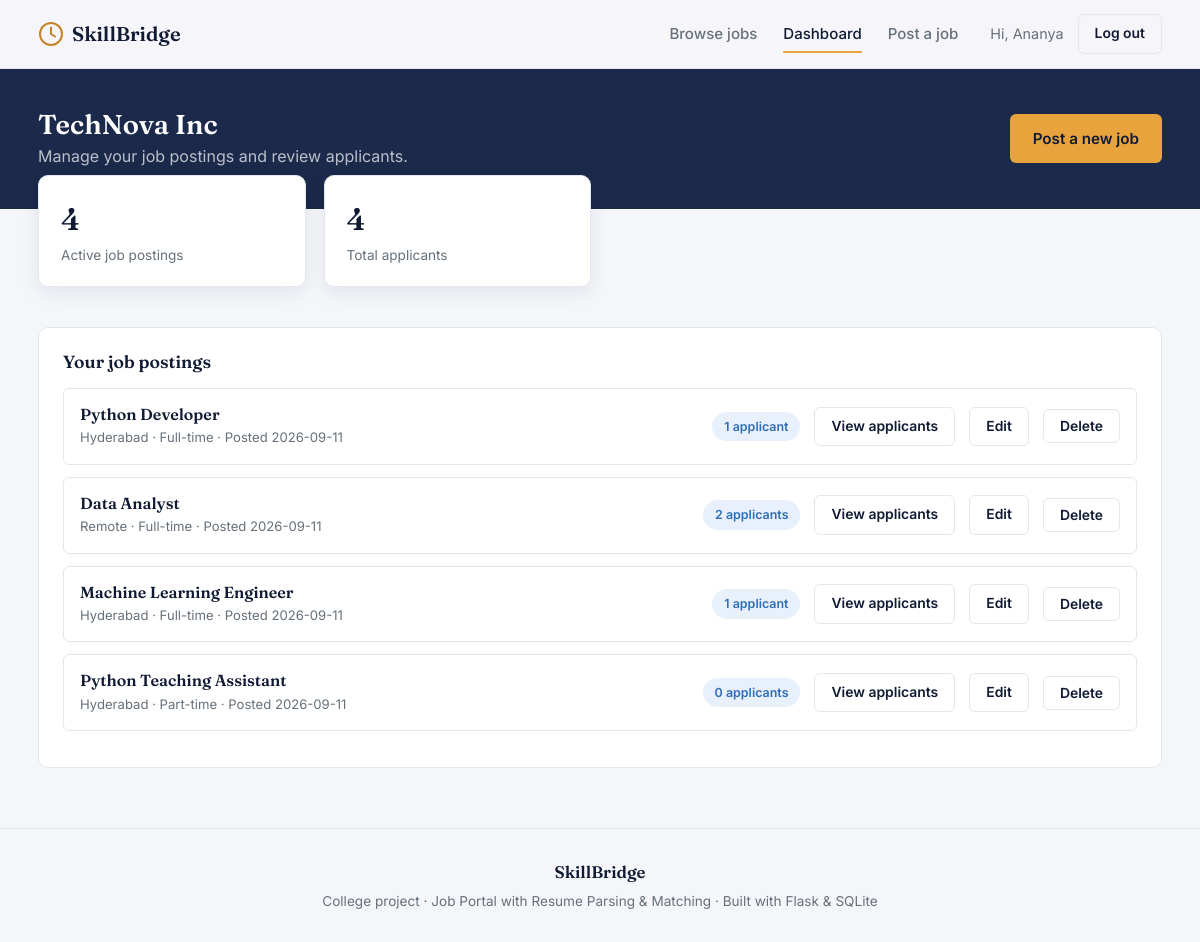
The page /recruiter/dashboard (signed in) on the database its author committed.
### tables this page shows
CREATE TABLE users (
    user_id       INTEGER PRIMARY KEY AUTOINCREMENT,
    name          TEXT NOT NULL,
    email         TEXT NOT NULL UNIQUE,
    password_hash TEXT NOT NULL,
    role          TEXT NOT NULL CHECK (role IN ('jobseeker', 'recruiter')),
    company_name  TEXT,                       -- only used for recruiters
    phone         TEXT,
    created_at    TIMESTAMP DEFAULT CURRENT_TIMESTAMP
);

CREATE TABLE jobs (
    job_id           INTEGER PRIMARY KEY AUTOINCREMENT,
    recruiter_id     INTEGER NOT NULL,
    title            TEXT NOT NULL,
    company          TEXT NOT NULL,
    location         TEXT NOT NULL,
    job_type         TEXT NOT NULL CHECK (job_type IN ('Full-time','Part-time','Internship','Remote')),
    salary_range     TEXT,
    description      TEXT NOT NULL,
    skills_required  TEXT NOT NULL,            -- comma-separated
    posted_at        TIMESTAMP DEFAULT CURRENT_TIMESTAMP,
    FOREIGN KEY (recruiter_id) REFERENCES users(user_id) ON DELETE CASCADE
);

### app.py (the view)
@app.route(
    "/recruiter/dashboard"
)
@login_required(
    role="recruiter"
)
def recruiter_dashboard():
    user = current_user()
    conn = get_db()
    my_jobs = conn.execute(
        """
        SELECT
            j.*,
            COUNT(a.application_id)
            AS applicant_count
        FROM jobs j
        LEFT JOIN applications a
            ON a.job_id = j.job_id
        WHERE j.recruiter_id = ?
        GROUP BY j.job_id
        ORDER BY j.posted_at DESC
        """,
        (
            user["user_id"],
        )
    ).fetchall()
    total_applicants = conn.execute(
        """
        SELECT COUNT(*) AS c
        FROM applications a
        JOIN jobs j
            ON a.job_id = j.job_id
        WHERE j.recruiter_id = ?
        """,
        (
            user["user_id"],
        )
    ).fetchone()["c"]
    conn.close()
    return render_template(
        "recruiter_dashboard.html",
        jobs=my_jobs,
        total_applicants=total_applicants
    )

### app.py (called while the page is built, shortened)
def get_db():
    conn = sqlite3.connect(DATABASE)
    conn.row_factory = sqlite3.Row
    conn.execute(
        "PRAGMA foreign_keys = ON"
    )
    return conn

def current_user():
    if "user_id" not in session:
        return None
    conn = get_db()
    user = conn.execute(
        """
        SELECT *
        FROM users
        WHERE user_id = ?
        """,
        (
            session["user_id"],
        )
    ).fetchone()
    conn.close()
    return user

def login_required(role=None):
    def decorator(function):
        @wraps(function)
        def wrapped(*args, **kwargs):
            user = current_user()
            return function(
                *args,
                **kwargs
            )
        return wrapped
    return decorator

@app.context_processor
def inject_user():
    return {
        "logged_in_user": current_user()
    }

### templates/recruiter_dashboard.html (shortened to what this page needs)
{% extends "base.html" %}
{% block content %}
<section class="dash-header">
  <div class="container">
    <div>
      <h1>{{ logged_in_user['company_name'] or logged_in_user['name'] }}</h1>
      <p>Manage your job postings and review applicants.</p>
    </div>
    <a href="{{ url_for('post_job') }}" class="btn btn-accent">Post a new job</a>
  </div>
</section>
<div class="container">
  <div class="stat-cards">
    <div class="stat-card">
      <div class="num">{{ jobs|length }}</div>
      <div class="label">Active job postings</div>
    </div>
    <div class="stat-card">
      <div class="num">{{ total_applicants }}</div>
      <div class="label">Total applicants</div>
    </div>
  </div>
  <div class="panel">
    <div class="panel-head">
      <h3>Your job postings</h3>
    </div>
    {% if jobs %}
      {% for job in jobs %}
      <div class="app-row">
        <div class="app-row-main">
          <h4>{{ job['title'] }}</h4>
          <div class="meta">{{ job['location'] }} &middot; {{ job['job_type'] }} &middot; Posted {{ job['posted_at'].split(' ')[0] }}</div>
        </div>
        <div style="display:flex; align-items:center; gap:14px;">
          <span class="status-badge status-Shortlisted">{{ job['applicant_count'] }} applicant{{ 's' if job['applicant_count'] != 1 else '' }}</span>
          <a href="{{ url_for('view_applicants', job_id=job['job_id']) }}" class="btn btn-ghost btn-sm">View applicants</a>
          <a href="{{ url_for('edit_job', job_id=job['job_id']) }}" class="btn btn-ghost btn-sm">Edit</a>
          <form method="POST" action="{{ url_for('delete_job', job_id=job['job_id']) }}" style="display:inline;" onsubmit="return confirm('Delete this job posting? This will also remove its applications and matching results.');">
            <button type="submit" class="btn btn-ghost btn-sm">Delete</button>
          </form>
        </div>
      </div>
      {% endfor %}
    {% else %}
    <div class="empty-state">
      <p style="margin:0 0 14px;">You haven't posted any jobs yet.</p>
      <a href="{{ url_for('post_job') }}" class="btn btn-accent btn-sm">Post your first job</a>
    </div>
    {% endif %}
  </div>
</div>
{% endblock %}

### templates/base.html (shortened to what this page needs)
<!DOCTYPE html>
<html lang="en">
<head>
<link rel="stylesheet" href="{{ url_for('static', filename='css/style.css') }}">
</head>
<body>
<header class="site-header">
  <div class="header-inner">
    <a class="brand" href="{{ url_for('home') }}">
      <span class="brand-mark">
        <svg width="26" height="26" viewBox="0 0 26 26" fill="none">
          <circle cx="13" cy="13" r="11" stroke="currentColor" stroke-width="2"/>
          <path d="M13 6.5V13L17 15.5" stroke="currentColor" stroke-width="2" stroke-linecap="round"/>
        </svg>
      </span>
      SkillBridge
    </a>
    <nav class="main-nav">
      <a href="{{ url_for('jobs') }}" class="{{ 'active' if request.endpoint == 'jobs' }}">Browse jobs</a>
      {% if logged_in_user and logged_in_user['role'] == 'jobseeker' %}
        <a href="{{ url_for('jobseeker_dashboard') }}" class="{{ 'active' if request.endpoint == 'jobseeker_dashboard' }}">Dashboard</a>
        <a href="{{ url_for('applications') }}" class="{{ 'active' if request.endpoint == 'applications' }}">My applications</a>
      {% elif logged_in_user and logged_in_user['role'] == 'recruiter' %}
        <a href="{{ url_for('recruiter_dashboard') }}" class="{{ 'active' if request.endpoint == 'recruiter_dashboard' }}">Dashboard</a>
        <a href="{{ url_for('post_job') }}" class="{{ 'active' if request.endpoint == 'post_job' }}">Post a job</a>
      {% endif %}
    </nav>
    <div class="header-actions">
      {% if logged_in_user %}
        <span class="header-user">Hi, {{ logged_in_user['name'].split(' ')[0] }}</span>
        <a href="{{ url_for('logout') }}" class="btn btn-ghost btn-sm">Log out</a>
      {% else %}
        <a href="{{ url_for('login') }}" class="btn btn-ghost btn-sm">Log in</a>
        <a href="{{ url_for('register') }}" class="btn btn-primary btn-sm">Sign up</a>
      {% endif %}
    </div>
  </div>
</header>
<main class="page-enter">
  {% block content %}{% endblock %}
</main>
<footer class="site-footer">
  <div class="footer-inner">
    <div class="brand footer-brand">SkillBridge</div>
    <p>College project &middot; Job Portal with Resume Parsing &amp; Matching &middot; Built with Flask &amp; SQLite</p>
  </div>
</footer>
</body>
</html>

### rows shown on the page
users: name "Ananya", company_name "TechNova Inc"
jobs: title "Python Developer", location "Hyderabad", job_type "Full-time", posted_at "2026-09-11", applicant_count "1"
jobs: title "Data Analyst", location "Remote", job_type "Full-time", posted_at "2026-09-11", applicant_count "2", applicant_count "s"
jobs: title "Machine Learning Engineer", location "Hyderabad", job_type "Full-time", posted_at "2026-09-11", applicant_count "1"
jobs: title "Python Teaching Assistant", location "Hyderabad", job_type "Part-time", posted_at "2026-09-11", applicant_count "0", applicant_count "s"

### other values the page prints
{{ jobs|length }} "4"
{{ total_applicants }} "4"
